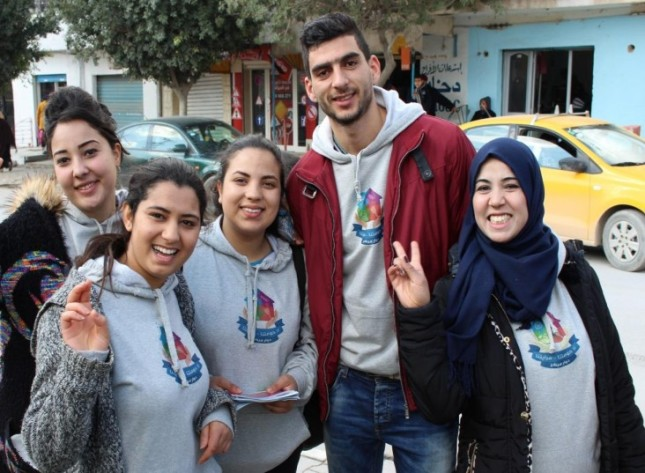
#> input picture Object Detection/Face/image/test.jpg, 645 x 473 px, found by its file name
$ jupyter execute 'Face Detection.ipynb'
#> lines starting #> are read from the running program, lines starting #| are printed output that depends on the picture; after the words box and inside, x2 and y2 are one past the last pixel; in counts of white or black regions, pixels touching at a corner belong together
[cell 1]
import cv2
import matplotlib.pyplot as plt

# Load the cascade
face_cascade = cv2.CascadeClassifier('haarcascade_frontalface_default.xml')

## Upload files (images with text) form your local filesystem

[cell 2]
# IMPORTANT! If the execution of this cell fails, JUST EXECUTE IT AGAIN!
from google.colab import files

uploaded = files.upload()
#> the answer given: test.jpg

[cell 3]
# Read the input image
img = cv2.imread('/content/test.jpg')
#> img is the input picture: shape (473, 645, 3); mean B, G, R 105.8, 103.7, 107.6
# Convert into grayscale
gray = cv2.cvtColor(img, cv2.COLOR_BGR2GRAY)
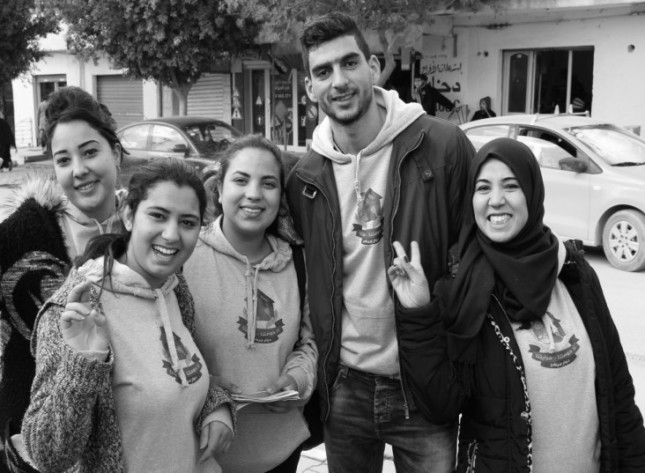
#> gray: shape (473, 645); min 0, max 255, mean 105.1
# Detect faces
faces = face_cascade.detectMultiScale(gray, 1.1, 4)
#> faces = [[463, 161, 68, 68], [218, 154, 72, 72], [130, 187, 83, 83], [296, 35, 84, 84], [35, 123, 83, 83]]
# Draw rectangle around the faces
for (x, y, w, h) in faces:
    cv2.rectangle(img, (x, y), (x+w, y+h), (255, 0, 0), 2)
#> this loop made 5 passes
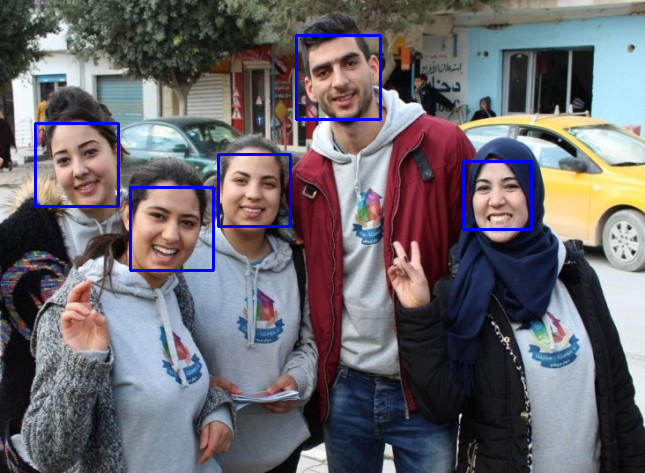
#> img: shape (473, 645, 3); 1.53% of pixels changed, all inside (x1, y1, x2, y2) = (34, 34, 533, 272)
# Display the output
plt.imshow(cv2.cvtColor(img, cv2.COLOR_BGR2RGB))
plt.show()
